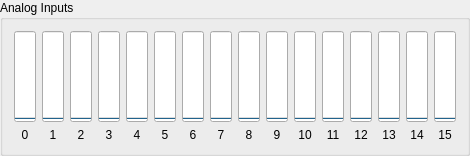
    <widget class="QGroupBox" name="aiGroupBox">
     <property name="sizePolicy">
      <sizepolicy hsizetype="Preferred" vsizetype="Preferred">
       <horstretch>0</horstretch>
       <verstretch>0</verstretch>
      </sizepolicy>
     </property>
     <property name="maximumSize">
      <size>
       <width>16777215</width>
       <height>240</height>
      </size>
     </property>
     <property name="title">
      <string>Analog Inputs</string>
     </property>
     <layout class="QGridLayout" name="gridLayout_3">
      <item row="0" column="2">
       <widget class="QProgressBar" name="aiProgressBar_2">
        <property name="sizePolicy">
         <sizepolicy hsizetype="Fixed" vsizetype="MinimumExpanding">
          <horstretch>0</horstretch>
          <verstretch>0</verstretch>
         </sizepolicy>
        </property>
        <property name="styleSheet">
         <string/>
        </property>
        <property name="maximum">
         <number>1023</number>
        </property>
        <property name="value">
         <number>0</number>
        </property>
        <property name="textVisible">
         <bool>true</bool>
        </property>
        <property name="orientation">
         <enum>Qt::Vertical</enum>
        </property>
        <property name="invertedAppearance">
         <bool>false</bool>
        </property>
        <property name="textDirection">
         <enum>QProgressBar::BottomToTop</enum>
        </property>
        <property name="format">
         <string notr="true">0.000 V</string>
        </property>
       </widget>
      </item>
      <item row="0" column="3">
       <widget class="QProgressBar" name="aiProgressBar_3">
        <property name="sizePolicy">
         <sizepolicy hsizetype="Fixed" vsizetype="MinimumExpanding">
          <horstretch>0</horstretch>
          <verstretch>0</verstretch>
         </sizepolicy>
        </property>
        <property name="styleSheet">
         <string/>
        </property>
        <property name="maximum">
         <number>1023</number>
        </property>
        <property name="value">
         <number>0</number>
        </property>
        <property name="textVisible">
         <bool>true</bool>
        </property>
        <property name="orientation">
         <enum>Qt::Vertical</enum>
        </property>
        <property name="invertedAppearance">
         <bool>false</bool>
        </property>
        <property name="textDirection">
         <enum>QProgressBar::BottomToTop</enum>
        </property>
        <property name="format">
         <string notr="true">0.000 V</string>
        </property>
       </widget>
      </item>
      <item row="0" column="4">
       <widget class="QProgressBar" name="aiProgressBar_4">
        <property name="sizePolicy">
         <sizepolicy hsizetype="Fixed" vsizetype="MinimumExpanding">
          <horstretch>0</horstretch>
          <verstretch>0</verstretch>
         </sizepolicy>
        </property>
        <property name="maximum">
         <number>1023</number>
        </property>
        <property name="value">
         <number>0</number>
        </property>
        <property name="textVisible">
         <bool>true</bool>
        </property>
        <property name="orientation">
         <enum>Qt::Vertical</enum>
        </property>
        <property name="invertedAppearance">
         <bool>false</bool>
        </property>
        <property name="textDirection">
         <enum>QProgressBar::BottomToTop</enum>
        </property>
        <property name="format">
         <string notr="true">0.000 V</string>
        </property>
       </widget>
      </item>
      <item row="0" column="5">
       <widget class="QProgressBar" name="aiProgressBar_5">
        <property name="sizePolicy">
         <sizepolicy hsizetype="Fixed" vsizetype="MinimumExpanding">
          <horstretch>0</horstretch>
          <verstretch>0</verstretch>
         </sizepolicy>
        </property>
        <property name="maximum">
         <number>1023</number>
        </property>
        <property name="value">
         <number>0</number>
        </property>
        <property name="textVisible">
         <bool>true</bool>
        </property>
        <property name="orientation">
         <enum>Qt::Vertical</enum>
        </property>
        <property name="invertedAppearance">
         <bool>false</bool>
        </property>
        <property name="textDirection">
         <enum>QProgressBar::BottomToTop</enum>
        </property>
        <property name="format">
         <string notr="true">0.000 V</string>
        </property>
       </widget>
      </item>
      <item row="0" column="6">
       <widget class="QProgressBar" name="aiProgressBar_6">
        <property name="sizePolicy">
         <sizepolicy hsizetype="Fixed" vsizetype="MinimumExpanding">
          <horstretch>0</horstretch>
          <verstretch>0</verstretch>
         </sizepolicy>
        </property>
        <property name="maximum">
         <number>1023</number>
        </property>
        <property name="value">
         <number>0</number>
        </property>
        <property name="textVisible">
         <bool>true</bool>
        </property>
        <property name="orientation">
         <enum>Qt::Vertical</enum>
        </property>
        <property name="invertedAppearance">
         <bool>false</bool>
        </property>
        <property name="textDirection">
         <enum>QProgressBar::BottomToTop</enum>
        </property>
        <property name="format">
         <string notr="true">0.000 V</string>
        </property>
       </widget>
      </item>
      <item row="0" column="7">
       <widget class="QProgressBar" name="aiProgressBar_7">
        <property name="sizePolicy">
         <sizepolicy hsizetype="Fixed" vsizetype="MinimumExpanding">
          <horstretch>0</horstretch>
          <verstretch>0</verstretch>
         </sizepolicy>
        </property>
        <property name="maximum">
         <number>1023</number>
        </property>
        <property name="value">
         <number>0</number>
        </property>
        <property name="textVisible">
         <bool>true</bool>
        </property>
        <property name="orientation">
         <enum>Qt::Vertical</enum>
        </property>
        <property name="invertedAppearance">
         <bool>false</bool>
        </property>
        <property name="textDirection">
         <enum>QProgressBar::BottomToTop</enum>
        </property>
        <property name="format">
         <string notr="true">0.000 V</string>
        </property>
       </widget>
      </item>
      <item row="0" column="8">
       <widget class="QProgressBar" name="aiProgressBar_8">
        <property name="sizePolicy">
         <sizepolicy hsizetype="Fixed" vsizetype="MinimumExpanding">
          <horstretch>0</horstretch>
          <verstretch>0</verstretch>
         </sizepolicy>
        </property>
        <property name="styleSheet">
         <string/>
        </property>
        <property name="maximum">
         <number>1023</number>
        </property>
        <property name="value">
         <number>0</number>
        </property>
        <property name="textVisible">
         <bool>true</bool>
        </property>
        <property name="orientation">
         <enum>Qt::Vertical</enum>
        </property>
        <property name="invertedAppearance">
         <bool>false</bool>
        </property>
        <property name="textDirection">
         <enum>QProgressBar::BottomToTop</enum>
        </property>
        <property name="format">
         <string notr="true">0.000 V</string>
        </property>
       </widget>
      </item>
      <item row="0" column="9">
       <widget class="QProgressBar" name="aiProgressBar_9">
        <property name="sizePolicy">
         <sizepolicy hsizetype="Fixed" vsizetype="MinimumExpanding">
          <horstretch>0</horstretch>
          <verstretch>0</verstretch>
         </sizepolicy>
        </property>
        <property name="styleSheet">
         <string/>
        </property>
        <property name="maximum">
         <number>1023</number>
        </property>
        <property name="value">
         <number>0</number>
        </property>
        <property name="textVisible">
         <bool>true</bool>
        </property>
        <property name="orientation">
         <enum>Qt::Vertical</enum>
        </property>
        <property name="invertedAppearance">
         <bool>false</bool>
        </property>
        <property name="textDirection">
         <enum>QProgressBar::BottomToTop</enum>
        </property>
        <property name="format">
         <string notr="true">0.000 V</string>
        </property>
       </widget>
      </item>
      <item row="0" column="10">
       <widget class="QProgressBar" name="aiProgressBar_10">
        <property name="sizePolicy">
         <sizepolicy hsizetype="Fixed" vsizetype="MinimumExpanding">
          <horstretch>0</horstretch>
          <verstretch>0</verstretch>
         </sizepolicy>
        </property>
        <property name="styleSheet">
         <string/>
        </property>
        <property name="maximum">
         <number>1023</number>
        </property>
        <property name="value">
         <number>0</number>
        </property>
        <property name="textVisible">
         <bool>true</bool>
        </property>
        <property name="orientation">
         <enum>Qt::Vertical</enum>
        </property>
        <property name="invertedAppearance">
         <bool>false</bool>
        </property>
        <property name="textDirection">
         <enum>QProgressBar::BottomToTop</enum>
        </property>
        <property name="format">
         <string notr="true">0.000 V</string>
        </property>
       </widget>
      </item>
      <item row="0" column="11">
       <widget class="QProgressBar" name="aiProgressBar_11">
        <property name="sizePolicy">
         <sizepolicy hsizetype="Fixed" vsizetype="MinimumExpanding">
          <horstretch>0</horstretch>
          <verstretch>0</verstretch>
         </sizepolicy>
        </property>
        <property name="styleSheet">
         <string/>
        </property>
        <property name="maximum">
         <number>1023</number>
        </property>
        <property name="value">
         <number>0</number>
        </property>
        <property name="textVisible">
         <bool>true</bool>
        </property>
        <property name="orientation">
         <enum>Qt::Vertical</enum>
        </property>
        <property name="invertedAppearance">
         <bool>false</bool>
        </property>
        <property name="textDirection">
         <enum>QProgressBar::BottomToTop</enum>
        </property>
        <property name="format">
         <string notr="true">0.000 V</string>
        </property>
       </widget>
      </item>
      <item row="0" column="12">
       <widget class="QProgressBar" name="aiProgressBar_12">
        <property name="sizePolicy">
         <sizepolicy hsizetype="Fixed" vsizetype="MinimumExpanding">
          <horstretch>0</horstretch>
          <verstretch>0</verstretch>
         </sizepolicy>
        </property>
        <property name="maximum">
         <number>1023</number>
        </property>
        <property name="value">
         <number>0</number>
        </property>
        <property name="textVisible">
         <bool>true</bool>
        </property>
        <property name="orientation">
         <enum>Qt::Vertical</enum>
        </property>
        <property name="invertedAppearance">
         <bool>false</bool>
        </property>
        <property name="textDirection">
         <enum>QProgressBar::BottomToTop</enum>
        </property>
        <property name="format">
         <string notr="true">0.000 V</string>
        </property>
       </widget>
      </item>
      <item row="0" column="13">
       <widget class="QProgressBar" name="aiProgressBar_13">
        <property name="sizePolicy">
         <sizepolicy hsizetype="Fixed" vsizetype="MinimumExpanding">
          <horstretch>0</horstretch>
          <verstretch>0</verstretch>
         </sizepolicy>
        </property>
        <property name="maximum">
         <number>1023</number>
        </property>
        <property name="value">
         <number>0</number>
        </property>
        <property name="textVisible">
         <bool>true</bool>
        </property>
        <property name="orientation">
         <enum>Qt::Vertical</enum>
        </property>
        <property name="invertedAppearance">
         <bool>false</bool>
        </property>
        <property name="textDirection">
         <enum>QProgressBar::BottomToTop</enum>
        </property>
        <property name="format">
         <string notr="true">0.000 V</string>
        </property>
       </widget>
      </item>
      <item row="0" column="14">
       <widget class="QProgressBar" name="aiProgressBar_14">
        <property name="sizePolicy">
         <sizepolicy hsizetype="Fixed" vsizetype="MinimumExpanding">
          <horstretch>0</horstretch>
          <verstretch>0</verstretch>
         </sizepolicy>
        </property>
        <property name="maximum">
         <number>1023</number>
        </property>
        <property name="value">
         <number>0</number>
        </property>
        <property name="textVisible">
         <bool>true</bool>
        </property>
        <property name="orientation">
         <enum>Qt::Vertical</enum>
        </property>
        <property name="invertedAppearance">
         <bool>false</bool>
        </property>
        <property name="textDirection">
         <enum>QProgressBar::BottomToTop</enum>
        </property>
        <property name="format">
         <string notr="true">0.000 V</string>
        </property>
       </widget>
      </item>
      <item row="0" column="15">
       <widget class="QProgressBar" name="aiProgressBar_15">
        <property name="sizePolicy">
         <sizepolicy hsizetype="Fixed" vsizetype="MinimumExpanding">
          <horstretch>0</horstretch>
          <verstretch>0</verstretch>
         </sizepolicy>
        </property>
        <property name="maximum">
         <number>1023</number>
        </property>
        <property name="value">
         <number>0</number>
        </property>
        <property name="textVisible">
         <bool>true</bool>
        </property>
        <property name="orientation">
         <enum>Qt::Vertical</enum>
        </property>
        <property name="invertedAppearance">
         <bool>false</bool>
        </property>
        <property name="textDirection">
         <enum>QProgressBar::BottomToTop</enum>
        </property>
        <property name="format">
         <string notr="true">0.000 V</string>
        </property>
       </widget>
      </item>
      <item row="1" column="1">
       <widget class="QLabel" name="aiLabel_1">
        <property name="text">
         <string notr="true">1</string>
        </property>
        <property name="alignment">
         <set>Qt::AlignCenter</set>
        </property>
       </widget>
      </item>
      <item row="1" column="2">
       <widget class="QLabel" name="aiLabel_2">
        <property name="text">
         <string notr="true">2</string>
        </property>
        <property name="alignment">
         <set>Qt::AlignCenter</set>
        </property>
       </widget>
      </item>
      <item row="1" column="3">
       <widget class="QLabel" name="aiLabel_3">
        <property name="text">
         <string notr="true">3</string>
        </property>
        <property name="alignment">
         <set>Qt::AlignCenter</set>
        </property>
       </widget>
      </item>
      <item row="1" column="4">
       <widget class="QLabel" name="aiLabel_4">
        <property name="text">
         <string notr="true">4</string>
        </property>
        <property name="alignment">
         <set>Qt::AlignCenter</set>
        </property>
       </widget>
      </item>
      <item row="1" column="5">
       <widget class="QLabel" name="aiLabel_5">
        <property name="text">
         <string notr="true">5</string>
        </property>
        <property name="alignment">
         <set>Qt::AlignCenter</set>
        </property>
       </widget>
      </item>
      <item row="1" column="6">
       <widget class="QLabel" name="aiLabel_6">
        <property name="text">
         <string notr="true">6</string>
        </property>
        <property name="alignment">
         <set>Qt::AlignCenter</set>
        </property>
       </widget>
      </item>
      <item row="1" column="7">
       <widget class="QLabel" name="aiLabel_7">
        <property name="text">
         <string notr="true">7</string>
        </property>
        <property name="alignment">
         <set>Qt::AlignCenter</set>
        </property>
       </widget>
      </item>
      <item row="1" column="8">
       <widget class="QLabel" name="aiLabel_8">
        <property name="text">
         <string notr="true">8</string>
        </property>
        <property name="alignment">
         <set>Qt::AlignCenter</set>
        </property>
       </widget>
      </item>
      <item row="1" column="9">
       <widget class="QLabel" name="aiLabel_9">
        <property name="text">
         <string notr="true">9</string>
        </property>
        <property name="alignment">
         <set>Qt::AlignCenter</set>
        </property>
       </widget>
      </item>
      <item row="1" column="10">
       <widget class="QLabel" name="aiLabel_10">
        <property name="text">
         <string notr="true">10</string>
        </property>
        <property name="alignment">
         <set>Qt::AlignCenter</set>
        </property>
       </widget>
      </item>
      <item row="1" column="11">
       <widget class="QLabel" name="aiLabel_11">
        <property name="text">
         <string notr="true">11</string>
        </property>
        <property name="alignment">
         <set>Qt::AlignCenter</set>
        </property>
       </widget>
      </item>
      <item row="1" column="12">
       <widget class="QLabel" name="aiLabel_12">
        <property name="text">
         <string notr="true">12</string>
        </property>
        <property name="alignment">
         <set>Qt::AlignCenter</set>
        </property>
       </widget>
      </item>
      <item row="1" column="13">
       <widget class="QLabel" name="aiLabel_13">
        <property name="text">
         <string notr="true">13</string>
        </property>
        <property name="alignment">
         <set>Qt::AlignCenter</set>
        </property>
       </widget>
      </item>
      <item row="1" column="14">
       <widget class="QLabel" name="aiLabel_14">
        <property name="text">
         <string notr="true">14</string>
        </property>
        <property name="alignment">
         <set>Qt::AlignCenter</set>
        </property>
       </widget>
      </item>
      <item row="1" column="15">
       <widget class="QLabel" name="aiLabel_15">
        <property name="text">
         <string notr="true">15</string>
        </property>
        <property name="alignment">
         <set>Qt::AlignCenter</set>
        </property>
       </widget>
      </item>
      <item row="1" column="0">
       <widget class="QLabel" name="aiLabel_0">
        <property name="text">
         <string notr="true">0</string>
        </property>
        <property name="alignment">
         <set>Qt::AlignCenter</set>
        </property>
       </widget>
      </item>
      <item row="0" column="1">
       <widget class="QProgressBar" name="aiProgressBar_1">
        <property name="sizePolicy">
         <sizepolicy hsizetype="Fixed" vsizetype="MinimumExpanding">
          <horstretch>0</horstretch>
          <verstretch>0</verstretch>
         </sizepolicy>
        </property>
        <property name="styleSheet">
         <string/>
        </property>
        <property name="maximum">
         <number>1023</number>
        </property>
        <property name="value">
         <number>0</number>
        </property>
        <property name="textVisible">
         <bool>true</bool>
        </property>
        <property name="orientation">
         <enum>Qt::Vertical</enum>
        </property>
        <property name="invertedAppearance">
         <bool>false</bool>
        </property>
        <property name="textDirection">
         <enum>QProgressBar::BottomToTop</enum>
        </property>
        <property name="format">
         <string notr="true">0.000 V</string>
        </property>
       </widget>
      </item>
      <item row="0" column="0">
       <widget class="QProgressBar" name="aiProgressBar_0">
        <property name="sizePolicy">
         <sizepolicy hsizetype="Fixed" vsizetype="MinimumExpanding">
          <horstretch>0</horstretch>
          <verstretch>0</verstretch>
         </sizepolicy>
        </property>
        <property name="styleSheet">
         <string/>
        </property>
        <property name="maximum">
         <number>1023</number>
        </property>
        <property name="value">
         <number>0</number>
        </property>
        <property name="textVisible">
         <bool>true</bool>
        </property>
        <property name="orientation">
         <enum>Qt::Vertical</enum>
        </property>
        <property name="invertedAppearance">
         <bool>false</bool>
        </property>
        <property name="textDirection">
         <enum>QProgressBar::BottomToTop</enum>
        </property>
        <property name="format">
         <string notr="true">0.000 V</string>
        </property>
       </widget>
      </item>
     </layout>
    </widget>
